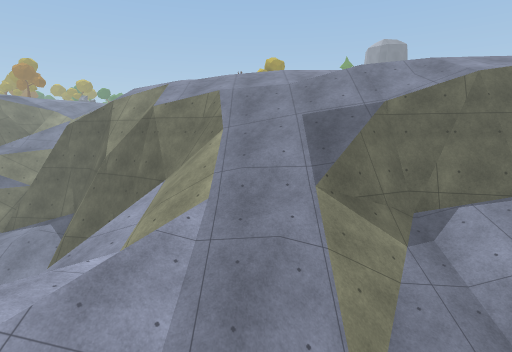
view 1 (above)

16 first-person views from a walk through a 3-D level made in the Unity game engine. The camera is 1.5 m above the floor, tilts 8° down and sees 80° across. The floor is counted in squares, 1 m on a side. Each view is taken from the middle of a square. On the plan, view 1 faces up. The plan holds only what a view shows up to about 15 squares ahead; the rest is blank. The place goes on beyond the plan. Some surface patterns are stand-ins.

view 2
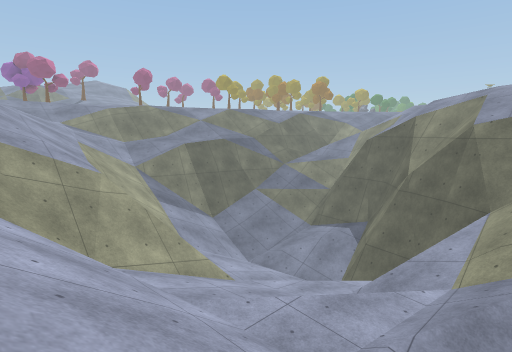

view 3
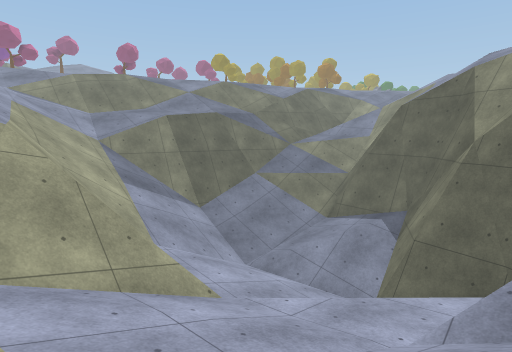

view 4
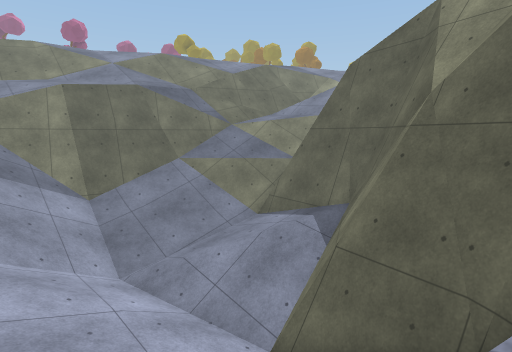

view 5
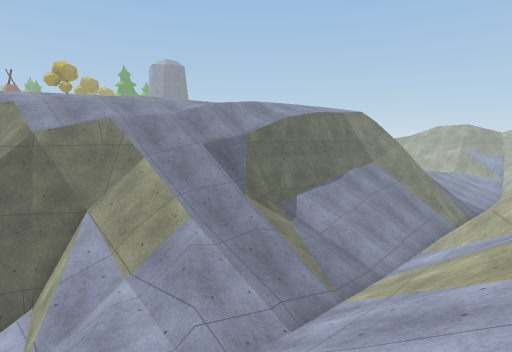

view 6
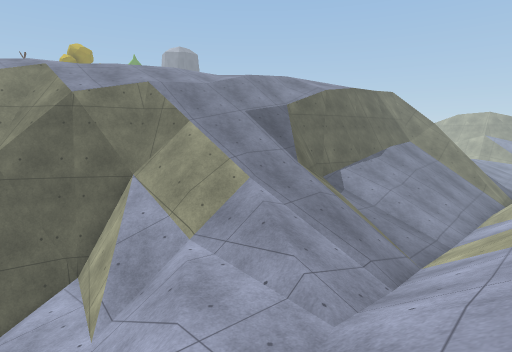

view 7
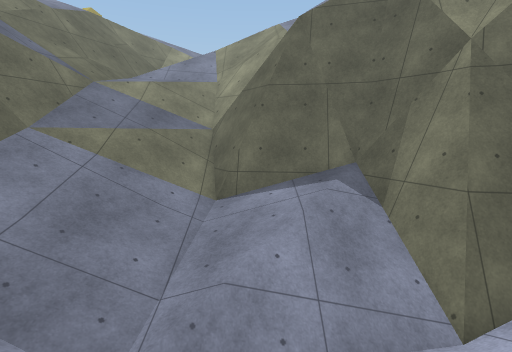

view 8
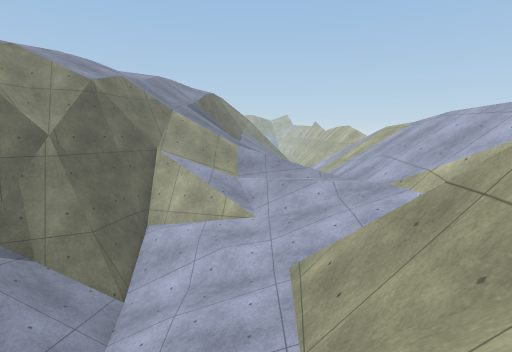

view 9
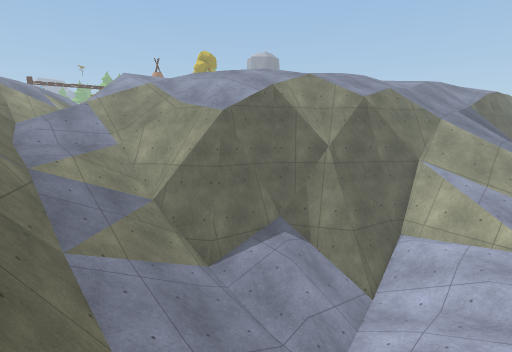

view 10
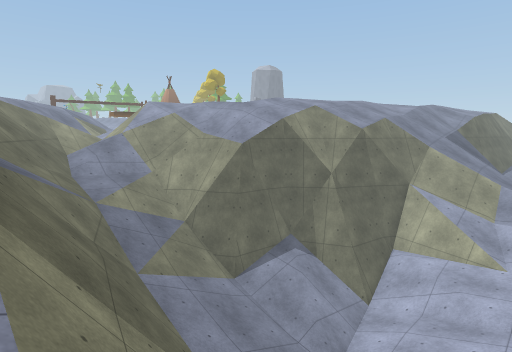

view 11
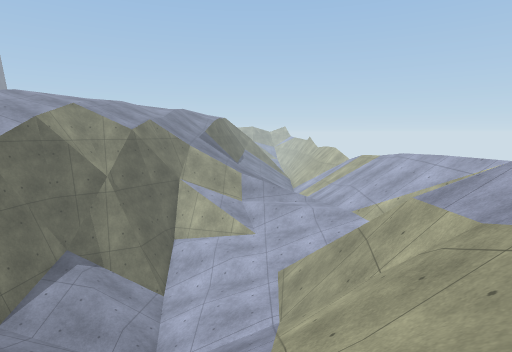

view 12
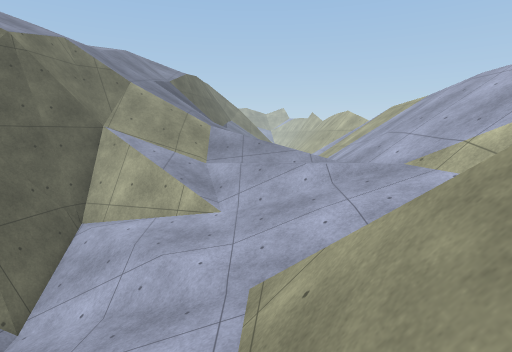

view 13
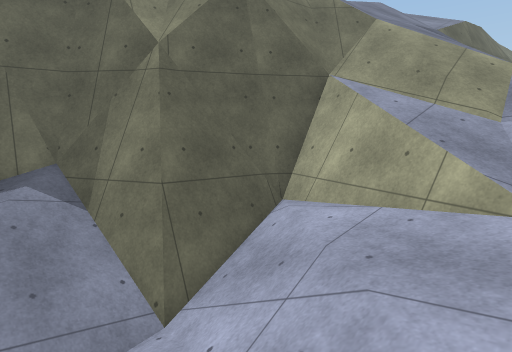

view 14
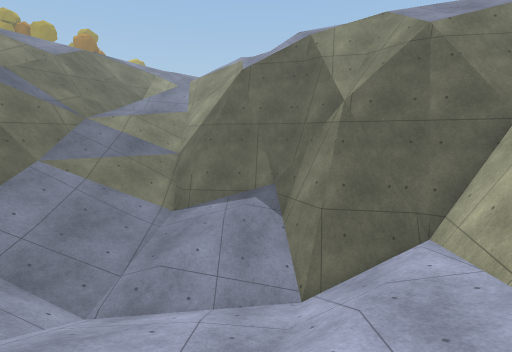

view 15
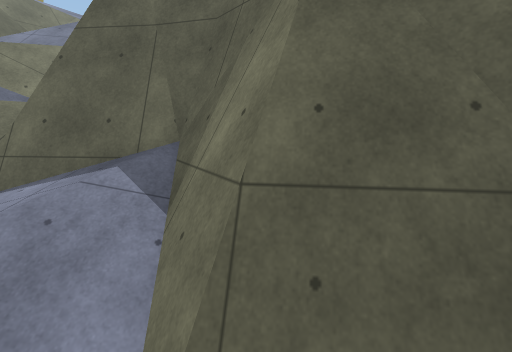

view 16
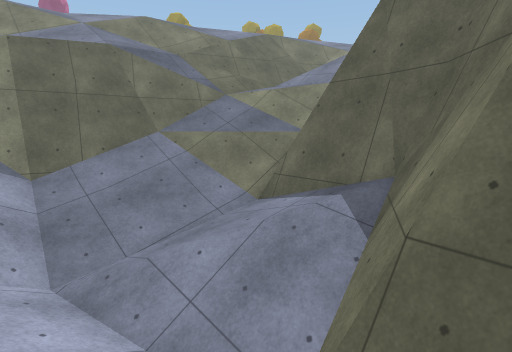

### Floor plan
Key: @ floor where view 1 was taken; # wall or solid block; . main floor; : floor 0.25 m higher than the main floor; - floor 0.5 m lower than the main floor; _ floor 1.5 m lower than the main floor; < floor 1.75 m lower than the main floor; ( floor 3.5 m lower than the main floor; ! floor 5 m lower than the main floor; ? floor 5.25 m lower than the main floor; / step, stairs or slope; = window, fence, low wall or low ledge; ^ raised ledge.
Columns run from 26 left of view 1 to 11 right of it. Each row starts with its distance up from view 1.
 26         ^^
 25        ^^=.
 24        ###/
 23        ###/..
 22        #=/////:
 21        #=//////
 20       ##=__//##   ^^^
 19       ^#/<///##   ^^^^
 18       #//////=#
 17       //=////=#         ^
 16       / #////#####      ^^^
 15       -##////////##     ^^^^^
 14        ##////////=#    #^   ^^^^^
 13  ^     ##////////#######^     ^^^
 12 ^^     ##////////=#####==.
 11 ^^     ##////////////# /////.. ^^#
 10       ###////////////#////////#####
  9       ##///////////?=////////##/###
  8       #///////////?!=/////////////
  7     /////////////?!///(///////////
  6     ////////====//////(////////////
  5     ///////####//////(//////////////
  4      .////### //////((///////////////
  3        /////////////((////////////#//
  2          .///////////////////////##/
  1          ////////////////////////= /=#
  0           ////////////////@/////==
 -1                ////////////

Where each view was taken, in squares from view 1:
view 1: 0 up, 0 right, facing up
view 2: 1 down, 2 left, facing up-left
view 3: 2 up, 5 left, facing up-left
view 4: 7 up, 5 left, facing up-left
view 5: 1 down, 7 left, facing up-right
view 6: 1 up, 8 left, facing up-right
view 7: 7 up, 12 left, facing up
view 8: 7 up, 18 left, facing right
view 9: 7 up, 19 left, facing up-right
view 10: 6 up, 21 left, facing up-right
view 11: 7 up, 22 left, facing right
view 12: 6 up, 15 left, facing right
view 13: 7 up, 11 left, facing up-right
view 14: 4 up, 10 left, facing up
view 15: 10 up, 8 left, facing up
view 16: 9 up, 7 left, facing up-left
